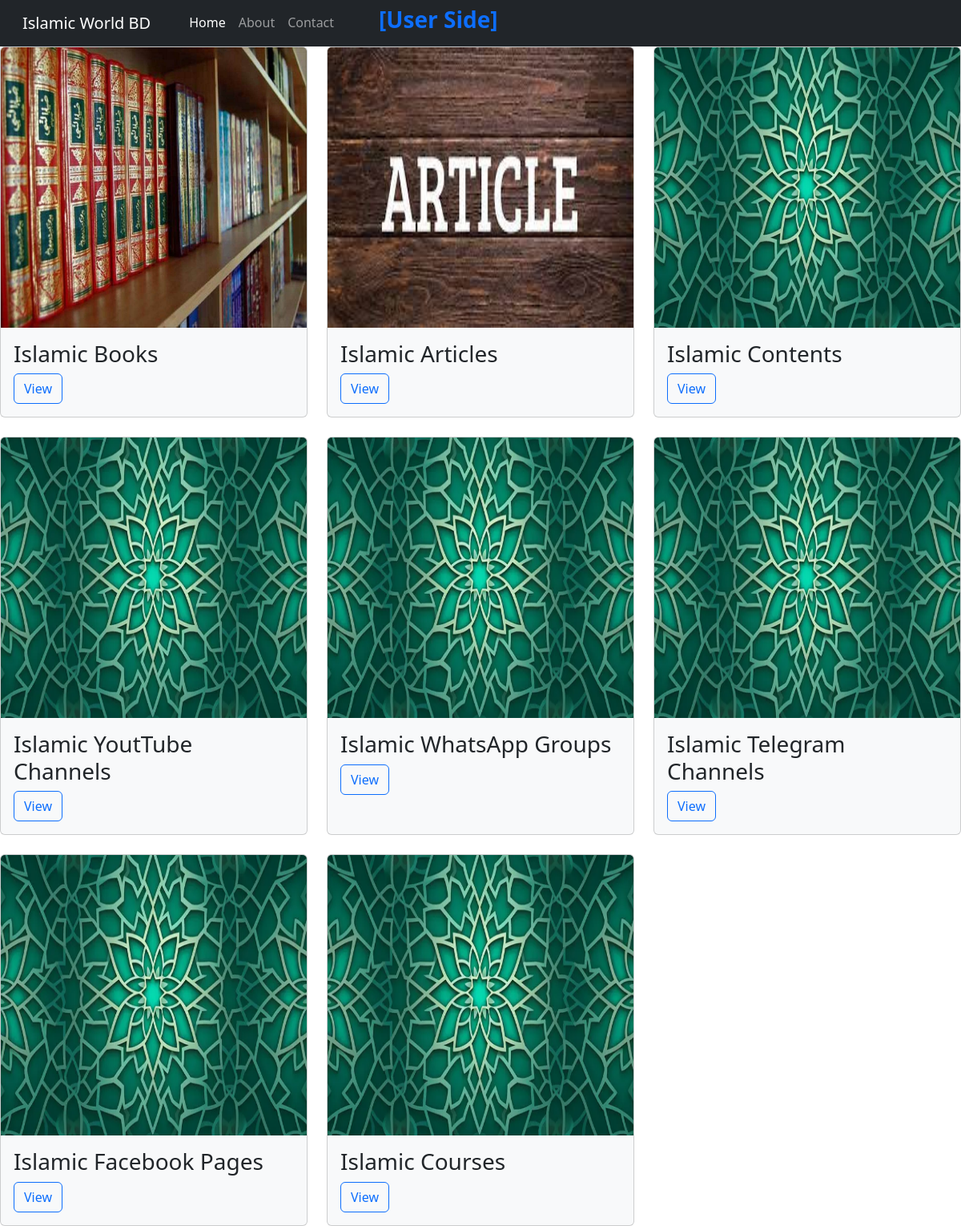
Page /categories/ on the committed database.
### AdminPanel/models.py (models this page shows, shortened)
class Category(models.Model):
    name = models.CharField(max_length=300)
    parent_category = models.ForeignKey('self', null=True, blank=True, on_delete=models.CASCADE)
    image = models.ImageField(upload_to='category_images/', blank=True)
    order = models.PositiveSmallIntegerField(default=0, blank=True)
    is_active = models.BooleanField(default=True)

### User/views.py (the view)
# urls.py: path('categories/', CategoryView.as_view(), name='category_view'),
class CategoryView(View):
    def get(self, request):
        category_id = request.GET.get('id')
        if category_id:
            try:
                category = Category.objects.get(pk=category_id, is_active=True)
                if Resource.objects.filter(category=category): # if this category has any resource
                    return redirect(f"/resources?category_id={category_id}")
                else:  # else it has subcategories
                    categories = Category.objects.filter(parent_category=category, is_active=True)
            except Category.DoesNotExist:
                return HttpResponseNotFound("Category not found")
        else:
            categories = Category.objects.filter(parent_category__isnull=True)
        return render(request, "User/categories.html", {'categories':categories})

### User/templates/User/categories.html
{% extends 'base.html' %}
{% block body %}
<div class="row row-cols-1 row-cols-md-3 g-4">
    {% for category in categories %}
    <div class="col">
      <div class="card h-100 bg-light">
        {% if category.image %}
        <img src="{{ category.image.url }}" class="card-img-top" alt="Image for {{ category.name }}" height="350">
        {% endif %}
        <div class="card-body">
          <h3 class="card-title">{{category.name}}</h3>
          <a href="/categories?id={{category.id}}" class="btn btn-outline-primary">View</a>
        </div>
      </div>
    </div>
    {% endfor %}
</div>
{% endblock %}

### rows in the picture
Category: image (picture), name "Islamic Books"
Category: image (picture), name "Islamic Articles"
Category: image (picture), name "Islamic Contents"
Category: image (picture), name "Islamic YoutTube Channels"
Category: image (picture), name "Islamic WhatsApp Groups"
Category: image (picture), name "Islamic Telegram Channels"
Category: image (picture), name "Islamic Facebook Pages"
Category: image (picture), name "Islamic Courses"
